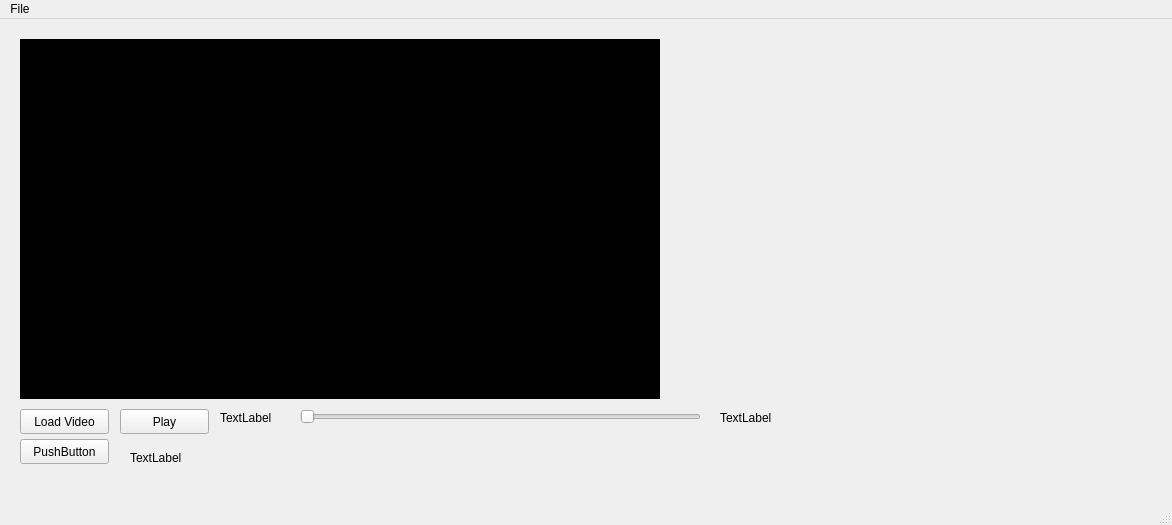
<?xml version="1.0" encoding="UTF-8"?>
<ui version="4.0">
 <class>MainWindow</class>
 <widget class="QMainWindow" name="MainWindow">
  <property name="geometry">
   <rect>
    <x>0</x>
    <y>0</y>
    <width>1172</width>
    <height>525</height>
   </rect>
  </property>
  <property name="windowTitle">
   <string>MainWindow</string>
  </property>
  <widget class="QWidget" name="centralWidget">
   <widget class="QLabel" name="label">
    <property name="geometry">
     <rect>
      <x>20</x>
      <y>20</y>
      <width>640</width>
      <height>360</height>
     </rect>
    </property>
    <property name="autoFillBackground">
     <bool>false</bool>
    </property>
    <property name="styleSheet">
     <string notr="true">Background-color: #000;</string>
    </property>
    <property name="text">
     <string/>
    </property>
   </widget>
   <widget class="QPushButton" name="pushButton">
    <property name="geometry">
     <rect>
      <x>20</x>
      <y>390</y>
      <width>89</width>
      <height>25</height>
     </rect>
    </property>
    <property name="text">
     <string>Load Video</string>
    </property>
   </widget>
   <widget class="QPushButton" name="pushButton_2">
    <property name="geometry">
     <rect>
      <x>120</x>
      <y>390</y>
      <width>89</width>
      <height>25</height>
     </rect>
    </property>
    <property name="text">
     <string>Play</string>
    </property>
   </widget>
   <widget class="QSlider" name="horizontalSlider">
    <property name="geometry">
     <rect>
      <x>300</x>
      <y>390</y>
      <width>401</width>
      <height>16</height>
     </rect>
    </property>
    <property name="orientation">
     <enum>Qt::Horizontal</enum>
    </property>
   </widget>
   <widget class="QLabel" name="label_2">
    <property name="geometry">
     <rect>
      <x>220</x>
      <y>390</y>
      <width>67</width>
      <height>17</height>
     </rect>
    </property>
    <property name="text">
     <string>TextLabel</string>
    </property>
   </widget>
   <widget class="QLabel" name="label_3">
    <property name="geometry">
     <rect>
      <x>720</x>
      <y>390</y>
      <width>67</width>
      <height>17</height>
     </rect>
    </property>
    <property name="text">
     <string>TextLabel</string>
    </property>
   </widget>
   <widget class="QLabel" name="label_fps">
    <property name="geometry">
     <rect>
      <x>130</x>
      <y>430</y>
      <width>67</width>
      <height>17</height>
     </rect>
    </property>
    <property name="text">
     <string>TextLabel</string>
    </property>
   </widget>
   <widget class="QPushButton" name="pushButton_3">
    <property name="geometry">
     <rect>
      <x>20</x>
      <y>420</y>
      <width>89</width>
      <height>25</height>
     </rect>
    </property>
    <property name="text">
     <string>PushButton</string>
    </property>
   </widget>
  </widget>
  <widget class="QMenuBar" name="menuBar">
   <property name="geometry">
    <rect>
     <x>0</x>
     <y>0</y>
     <width>1172</width>
     <height>22</height>
    </rect>
   </property>
   <widget class="QMenu" name="menuFootball_Tracking">
    <property name="title">
     <string>File</string>
    </property>
   </widget>
   <addaction name="menuFootball_Tracking"/>
  </widget>
  <widget class="QStatusBar" name="statusBar"/>
 </widget>
 <layoutdefault spacing="6" margin="11"/>
 <resources/>
 <connections/>
</ui>
